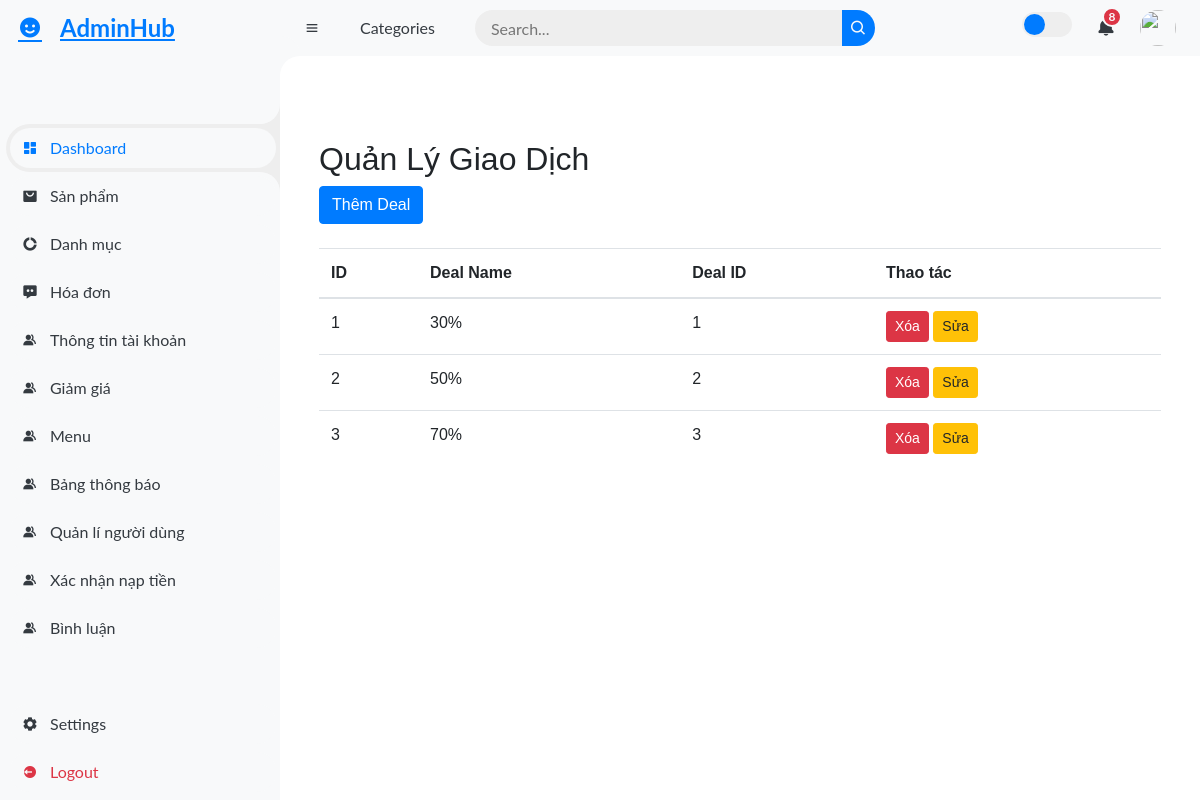
The app's page /admin_banacc/deal.php with its own data.
### tables this page shows
CREATE TABLE `tbl_deal` (
  `id` int(100) NOT NULL,
  `deal_name` varchar(100) NOT NULL,
  `deal_id` int(100) NOT NULL
);

### admin_banacc/main/deal.php (the view, shortened to what this page needs)
<?php
include 'db/connect.php';
?>
<!DOCTYPE html>
<html lang="en">
<head>
    <link rel="stylesheet" href="https://stackpath.bootstrapcdn.com/bootstrap/4.3.1/css/bootstrap.min.css">
</head>
<body>
<div class="container mt-5">
    <h2>Quản Lý Giao Dịch</h2>
    <button type="button" class="btn btn-primary" data-toggle="modal" data-target="#addDealModal">
        Thêm Deal
    </button>
    <br><br>
    <table class="table">
        <thead>
        <tr>
            <th>ID</th>
            <th>Deal Name</th>
            <th>Deal ID</th>
            <th>Thao tác</th>
        </tr>
        </thead>
        <tbody>
        <?php
        $result = $conn->query("SELECT * FROM tbl_deal");
        while ($row = $result->fetch_assoc()) {
            echo "<tr>
                    <td>{$row['id']}</td>
                    <td>{$row['deal_name']}</td>
                    <td>{$row['deal_id']}</td>
                    <td>
                        <a href='#' class='btn btn-danger btn-sm' data-toggle='modal' data-target='#deleteModal{$row['id']}'>Xóa</a>
                        <a href='#' class='btn btn-warning btn-sm' data-toggle='modal' data-target='#editModal{$row['id']}'>Sửa</a>
                    </td>
                </tr>";
        }
        ?>
        </tbody>
    </table>
</div>
</body>
</html>

### admin_banacc/style.css (style rules this page uses)
* { margin: 0; padding: 0; box-sizing: border-box; }
a { text-decoration: none; }
:root { --poppins: 'Poppins', sans-serif; --lato: 'Lato', sans-serif; --light: #F9F9F9; --blue: #3C91E6; --light-blue: #CFE8FF; --grey: #eee; --dark-grey: #AAAAAA; --dark: #342E37; --red: #DB504A; --yellow: #FFCE26; --light-yellow: #FFF2C6; --orange: #FD7238; --light-orange: #FFE0D3; }
html { overflow-x: hidden; }
body { background: var(--grey); overflow-x: hidden; }

### records on screen
tbl_deal: id "1", deal_name "30%", deal "1"
tbl_deal: id "2", deal_name "50%", deal "2"
tbl_deal: id "3", deal_name "70%", deal "3"
